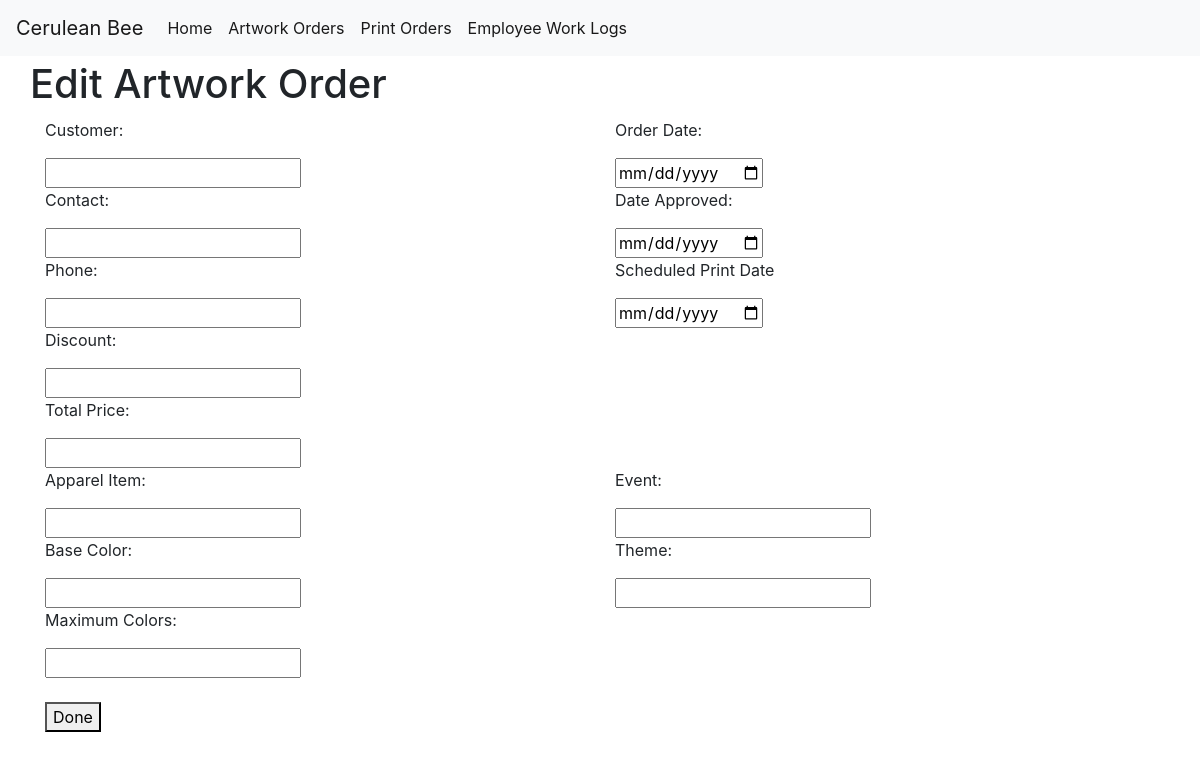
The page /edit_artwork_order?id=1 on the database as committed earlier.
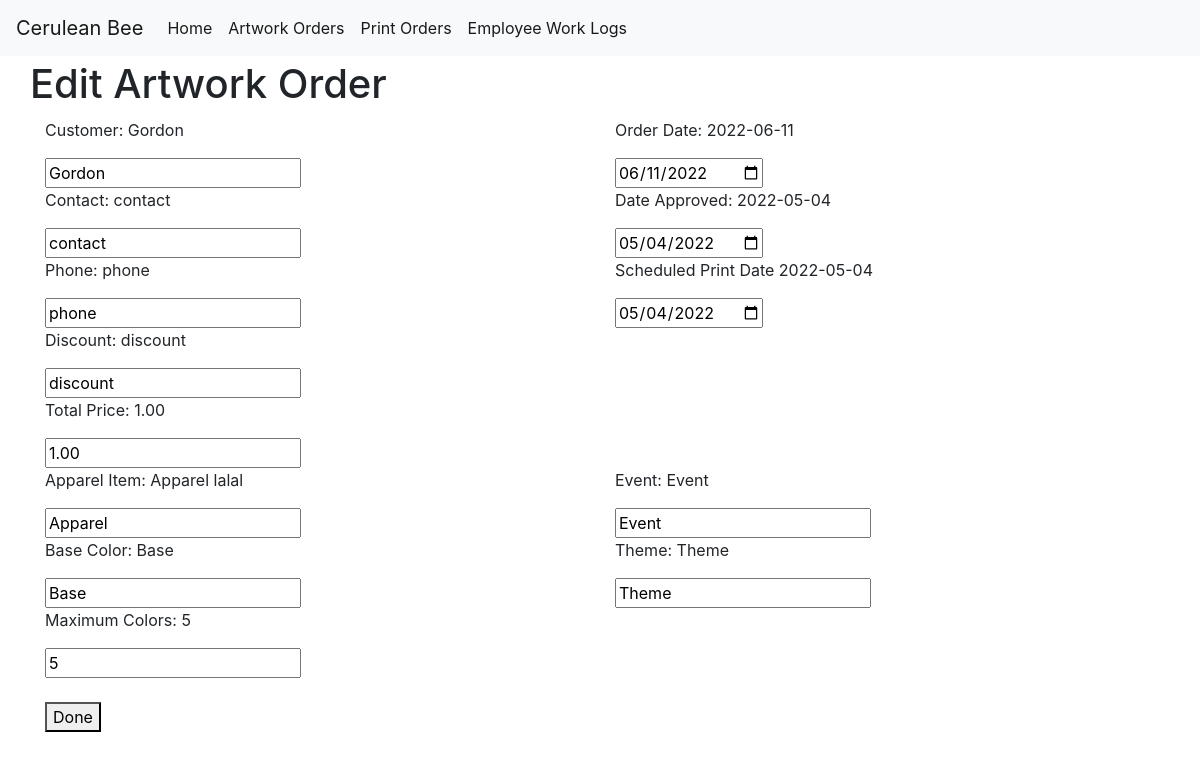
The same page on the database as committed later.
### main.py (models this page shows)
class Artwork_Order(db.Model):
    id = db.Column(db.Integer, primary_key=True)
    customer = db.Column(db.String(250), nullable=True)
    contact = db.Column(db.String(250), nullable=True)
    phone = db.Column(db.String(250), nullable=True)
    discount = db.Column(db.String(250), nullable=True)
    total_price = db.Column(db.String(250), nullable=True)
    order_date = db.Column(db.String(250), nullable=True)
    date_approved = db.Column(db.String(250), nullable=True)
    scheduled_print_date = db.Column(db.String(250), nullable=True)
    apparel_item = db.Column(db.String(250), nullable=True)
    base_color = db.Column(db.String(250), nullable=True)
    maximum_colors = db.Column(db.Integer, nullable=True)
    event = db.Column(db.String(250), nullable=True)
    theme = db.Column(db.String(250), nullable=True)

### main.py (the view, shortened to what this page needs)
@app.route("/edit_artwork_order", methods=["GET", "POST"])
def edit_artwork_order():
    artwork_order_id = request.args.get('id')
    artwork_order_selected = Artwork_Order.query.get(artwork_order_id)
    return render_template("edit_artwork_order.html", artwork_order=artwork_order_selected)

### templates/edit_artwork_order.html (shortened to what this page needs)
<!DOCTYPE html>
{% include "header.html" %}
<html lang="en">
<head>
</head>
<body>
    <h1 style="margin:60px 0px 10px 30px">Edit Artwork Order</h1>
    <form action="{{ url_for('edit_artwork_order') }}" method="POST">
        <div class="container">
            <div class="row">
                <div class="col">
                    <p>Customer: {{artwork_order.customer}}</p>
                    <input name="customer" type="text" value = {{artwork_order.customer}}><br>
                    <p>Contact: {{artwork_order.contact}}</p>
                    <input name="contact" type="text" value = {{artwork_order.contact}}><br>
                    <p>Phone: {{artwork_order.phone}}</p>
                    <input name="phone" type="text" value = {{artwork_order.phone}}><br>
                    <p>Discount: {{artwork_order.discount}}</p>
                    <input name="discount" type="text" value = {{artwork_order.discount}}><br>
                    <p>Total Price: {{artwork_order.total_price}}</p>
                    <input name="total_price" type="text" value = {{artwork_order.total_price}}><br>
                </div>
                <div class="col">
                    <p>Order Date: {{artwork_order.order_date}}</p>
                    <input name="order_date" type="date" value = {{artwork_order.order_date}}><br>
                    <p>Date Approved: {{artwork_order.date_approved}}</p>
                    <input name="date_approved" type="date" value = {{artwork_order.date_approved}}><br>
                    <p>Scheduled Print Date {{artwork_order.scheduled_print_date}}</p>
                    <input name="scheduled_print_date" type="date" value = {{artwork_order.scheduled_print_date}}><br>
                </div>
            </div>
            <div class="row">
                <div class="col">
                    <p>Apparel Item: {{artwork_order.apparel_item}}</p>
                    <input name="apparel_item" type="text" value = {{artwork_order.apparel_item}}><br>
                    <p>Base Color: {{artwork_order.base_color}}</p>
                    <input name="base_color" type="text" value = {{artwork_order.base_color}}><br>
                    <p>Maximum Colors: {{artwork_order.maximum_colors}}</p>
                    <input name="maximum_colors" type="number" min = "1" value = {{artwork_order.maximum_colors}}><br>
                </div>
                <div class="col">
                    <p>Event: {{artwork_order.event}}</p>
                    <input name="event" type="text" value = {{artwork_order.event}}><br>
                    <p>Theme: {{artwork_order.theme}}</p>
                    <input name="theme" type="text" value = {{artwork_order.theme}}><br>
                    <br>
                </div>
            </div>
            <br><button type="submit">Done</button>
        </div>
    </form>
</body>
</html>

Rows that differ between the two databases and show on the page:
added Artwork_Order: customer "Gordon", contact "contact", phone "phone", discount "discount", total_price "1.00", order_date "2022-06-11", order_date "06/11/2022", date_approved "2022-05-04", date_approved "05/04/2022", scheduled_print_date "2022-05-04", scheduled_print_date "05/04/2022", apparel_item "Apparel lalal", base_color "Base", maximum_colors "5", event "Event", theme "Theme"
Other text that changed with them:
form field apparel_item: (not shown) → "Apparel"
